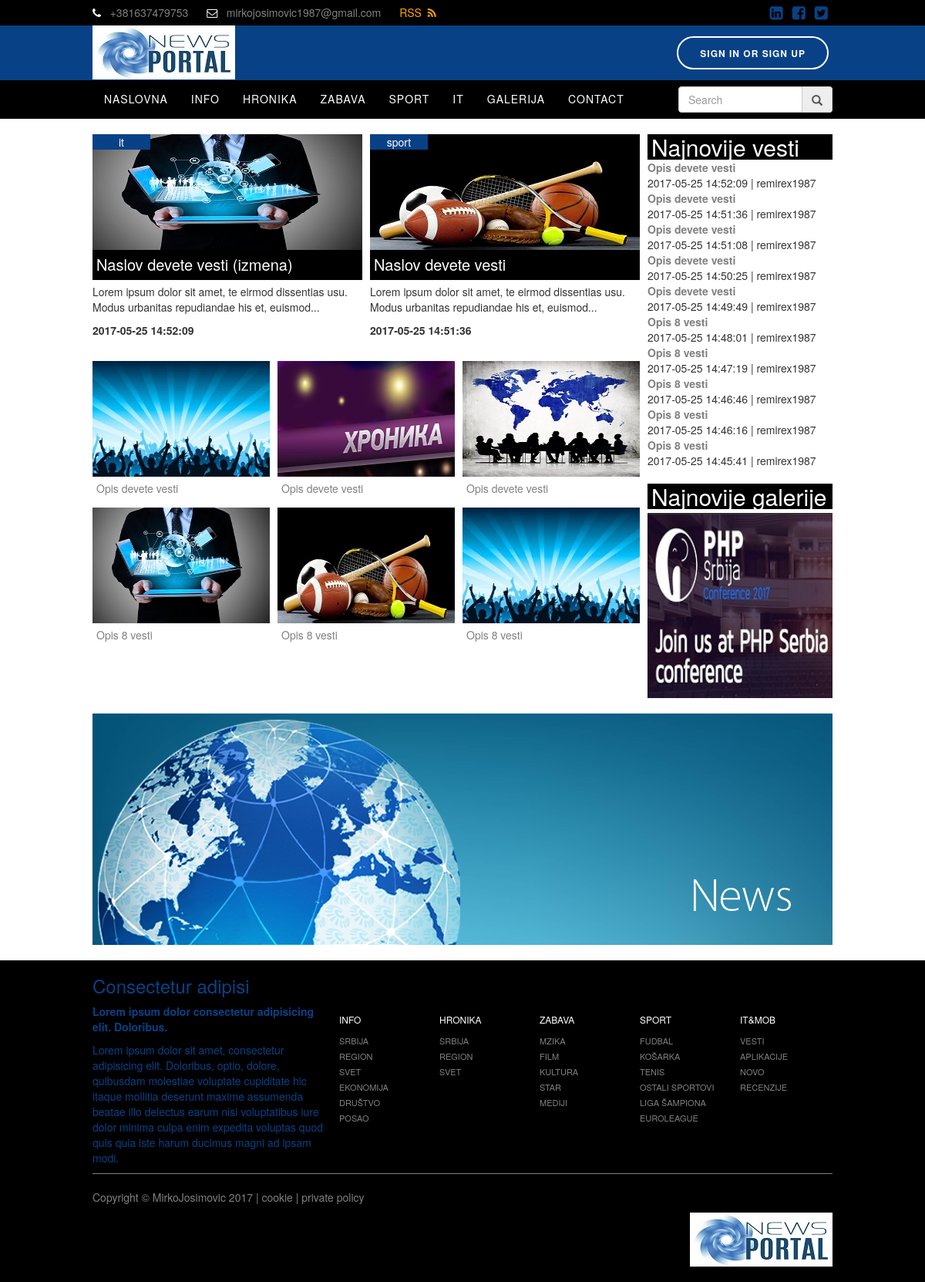
The page / on the database its author committed.
### tables this page shows
CREATE TABLE `kategorije` (
  `id` int(2) UNSIGNED NOT NULL,
  `naziv` varchar(50) NOT NULL
);

CREATE TABLE `news` (
  `id` int(3) UNSIGNED NOT NULL,
  `naslov` varchar(200) NOT NULL,
  `opis` varchar(200) NOT NULL,
  `sadrzaj` text NOT NULL,
  `datum` timestamp NOT NULL DEFAULT CURRENT_TIMESTAMP,
  `autor` varchar(42) NOT NULL,
  `slika` varchar(100) NOT NULL,
  `idkategorije` int(2) NOT NULL,
  `obrisan` int(1) NOT NULL DEFAULT '0'
);

CREATE TABLE `gallery` (
  `id` int(3) UNSIGNED NOT NULL,
  `gallery_name` varchar(100) NOT NULL,
  `autor` varchar(42) NOT NULL,
  `datum` timestamp NOT NULL DEFAULT CURRENT_TIMESTAMP,
  `baner` varchar(255) NOT NULL
);

### index.php (the view, shortened to what this page needs)
<?php
require_once('function.php');
?>
<!doctype html>
<html>
<head>
    <link href="fontawesome/css/font-awesome.min.css" rel="stylesheet" type="text/css">
    <link href="css/main.css" rel="stylesheet" type="text/css">
    <link href="bootstrap-3.3.7-dist/css/bootstrap.min.css" rel="stylesheet" type="text/css">
</head>
<body>
<header id="header">
	<?php
	include('temp_header.php');
	?>
</header>
<div class="wrapper" id="showNews">
	<section id="container_news">
		<section class="news">
			<div class="big">
				 <?php
				 $sql = "SELECT news.*,kategorije.naziv as kategorija FROM news
						 INNER JOIN kategorije ON news.idkategorije=kategorije.id WHERE obrisan=0
						 ORDER BY news.id DESC LIMIT 2";
					   $res = mysqli_query($db,$sql);
					   while($row = mysqli_fetch_object($res))
					   {
						   ?>
						   <article class="b_news">
							   <a href="big_news.php?id=<?=$row->id?>">
								   <img src="images/<?=$row->slika?>" alt="nema slike">
								   <span><?=$row->naslov?></span>
								   <div class="kategorija">
									   <?=$row->kategorija?>
								   </div>
							   </a>
							   <p style="margin-top: 5px"><?php echo substr($row->sadrzaj,0,97)."..."; ?></p>
							   <p><b><?=$row->datum?></b></p>
						   </article>
						   <?php
					   }
				 ?>
			</div>
				<?php
				 $sql = "SELECT news.*,kategorije.naziv as kategorija FROM news INNER JOIN kategorije ON news.idkategorije=kategorije.id WHERE obrisan=0 ORDER BY news.id DESC LIMIT 2,6";
				 $res = mysqli_query($db,$sql);
				while($row = mysqli_fetch_object($res))
				{
					?>
					<article class="s_news">
					<a href="big_news.php?id=<?=$row->id?>">
						<img src="images/<?=$row->slika?>" alt="nema slike" width="230px" height="150px">
						<span><?=$row->opis?></span>
					</a>
					</article>
					<?php
				}
				?>
			</section>
			<section class="side_news">
				<h2>Najnovije vesti</h2>
				<?php
				$sql = "SELECT * FROM news WHERE obrisan=0 ORDER BY id DESC LIMIT 10";
				$res = mysqli_query($db,$sql);
				while($row = mysqli_fetch_object($res))
				{
					?>
					<article class="block">
					<p><b><a href="big_news.php?id=<?=$row->id?>"><?=$row->opis?></a></b></p>
					<p><?=$row->datum?> | <?=$row->autor?></p>
					</article>
					<?php
				}
				?>
				<h2 style="margin-top: 20px">Najnovije galerije</h2>
				<?php
				$sql = "SELECT * FROM gallery ORDER  BY id DESC LIMIT 1";
				$res = mysqli_query($db,$sql);
				while($row = mysqli_fetch_object($res))
				{
					?>
						<div class="newest_gallery">
							<a href="gallery_name.php?idGallery=<?=$row->id?>"><img src="images/<?=$row->baner?>" alt="nema slike" width="240px" height="240px"></a>
						</div>
				<?php
				}
				?>
			</section>
	</section>
</div>
<div class="wrapper">
	<?php
	include'temp_slider.php';
	?>
</div>
<footer id="footer">
	<?php
	include('temp_footer.php');
	?>
</footer>
</body>
</html>

### temp_header.php (shortened to what this page needs)
<div id="topHeader">
    <div class="wrapper">
        <div class="info">
            <span>
                <i class="fa fa-phone" aria-hidden="true"></i>&nbsp;&nbsp;&nbsp;+381637479753
                </span>
            <span>
                <i class="fa fa-envelope-o" aria-hidden="true"></i>&nbsp;&nbsp;&nbsp;mirkojosimovic1987@gmail.com
                </span>
            <span><a href="http://localhost/portal/xml/newsportalxml.php" target="_blank">RSS&nbsp;&nbsp;<i class="fa fa-rss" aria-hidden="true" style="color: orange"></i></a> </span>
        </div>
        <div class="social">
            <ul>
                <li><a href="https://www.linkedin.com/" target="_blank"><i class="fa fa-linkedin-square" aria-hidden="true"></i></a></li>
                <li><a href="https://www.facebook.com/" target="_blank"><i class="fa fa-facebook-square" aria-hidden="true"></i></a></li>
                <li><a href="https://twitter.com/?lang=sr" target="_blank"><i class="fa fa-twitter-square" aria-hidden="true"></i></a></li>
            </ul>
        </div>
    </div>
</div>
<div id="midleHeader" class="negativ">
    <div class="wrapper">
        <div class="logo">
            <a href="index.php"><img src="images/news_portal_logo.jpg"></a>
        </div>
        <div class="login">
            <a href="admin/users.php" class="button">sign in or sign up</a>
        </div>
    </div>
</div>
<div id="bottomHeader">
    <div class="wrapper" style="position: relative">
        <nav class="nav">
            <ul id="meni">
                <li><a href="index.php">naslovna</a></li>
                <?php
                $db = connect();
                prikaziMeni($db);
                ?>
				 <li><a href="gallery.php">galerija</a></li>
				 <li><a href="contact.php">contact</a></li>
            </ul>
        </nav>
        <div id="search_form">
            <form action="search.php" method="get" id="mojaForma" name="mojaForma">
                <div class="input-group">
                    <input type="text" name="pretraga" placeholder="Search" class="form-control">
							<span class="input-group-addon">
								<span class="glyphicon glyphicon-search"></span>
							</span>
                </div>
            </form>
        </div>
    </div>
</div>

### function.php (shortened to what this page needs)
<?php
function prikaziMeni($db)
{
    $sql = "SELECT * FROM kategorije";
    $res = mysqli_query($db,$sql);
    while($row = mysqli_fetch_object($res))
    {
        echo "<li><a href='index.php?naziv=$row->naziv'>$row->naziv</a></li>";
    }
}
?>

### temp_slider.php (shortened to what this page needs)
<section id="slider">
    <ul class="slides">
        <li class="slide"><img src="images/news.png" alt="nema slike"></li>
    </ul>
</section>

### temp_footer.php
<div class="wrapper">
    <div id="footer_block" class="clearfix">
        <div class="footerBlockL">
            <h3>Consectetur adipisi</h3>
            <p class="bold">Lorem ipsum dolor consectetur adipisicing elit. Doloribus.</p>
            <p>Lorem ipsum dolor sit amet, consectetur adipisicing elit. Doloribus, optio, dolore, quibusdam molestiae voluptate cupiditate hic itaque mollitia deserunt maxime assumenda beatae illo delectus earum nisi voluptatibus iure dolor minima culpa enim expedita voluptas quod quis quia iste harum ducimus magni ad ipsam modi.</p>
        </div>
        <div class="footerBlockR">
            <div class="info_map">
                <span><a href="index.php?naziv=info"><h6>info</h6></a></span>
                <div class="list">
                    <ul>
                        <li><a href="#">srbija</a></li>
                        <li><a href="#">region</a></li>
                        <li><a href="#">svet</a></li>
                        <li><a href="#">ekonomija</a></li>
                        <li><a href="#">društvo</a></li>
                        <li><a href="#">posao</a></li>
                    </ul>
                </div>
            </div>
            <div class="info_map">
                <span><a href="index.php?naziv=hronika"><h6>hronika</h6></a></span>
                <div class="list">
                    <ul>
                        <li><a href="#">srbija</a></li>
                        <li><a href="#">region</a></li>
                        <li><a href="#">svet</a></li>
                    </ul>
                </div>
            </div>
            <div class="info_map">
                <span><a href="index.php?naziv=zabava"><h6>zabava</h6></a></span>
                <div class="list">
                    <ul>
                        <li><a href="#">mzika</a></li>
                        <li><a href="#">film</a></li>
                        <li><a href="#">kultura</a></li>
                        <li><a href="#">star</a></li>
                        <li><a href="#">mediji</a></li>
                    </ul>
                </div>
            </div>
            <div class="info_map">
                <span><a href="index.php?naziv=sport"><h6>sport</h6></a></span>
                <div class="list">
                    <ul>
                        <li><a href="#">fudbal</a></li>
                        <li><a href="#">košarka</a></li>
                        <li><a href="#">tenis</a></li>
                        <li><a href="#">ostali sportovi</a></li>
                        <li><a href="#">liga šampiona</a></li>
                        <li><a href="#">euroleague</a></li>
                    </ul>
                </div>
            </div>
            <div class="info_map">
                <span><a href="index.php?naziv=it"><h6>it&amp;mob</h6></a></span>
                <div class="list">
                    <ul>
                        <li><a href="#">vesti</a></li>
                        <li><a href="#">aplikacije</a></li>
                        <li><a href="#">novo</a></li>
                        <li><a href="#">recenzije</a></li>
                    </ul>
                </div>
            </div>
        </div>
    </div>
    <div class="footer_bottom">
        <p style="color: gray">Copyright &copy; MirkoJosimovic 2017 | cookie | private policy</p>
        <img src="images/news_portal_logo.jpg" alt="SCCAni">
    </div>
</div>

### css/main.css (style rules this page uses)
body { font-family: 'Open Sans',Arial, sans-serif; margin: 0; padding: 0; font-size: 14px; color: gray; }
h1,h2,h3,h4,h5,h6 { font-weight: normal; margin-bottom: 0.5em; margin-top: 0.5em; }
h2 { font-size: 26px; }
h3 { font-size: 24px; }
h6 { font-size: 18px; }
p { margin:0 0 0.5em; }
img { vertical-align: bottom; max-width: 100%; }
a:link, a:visited { color: gray; text-decoration:none; }
.negativ { color: #fff; }
.negativ a:link, .negativ a:visited { color: #fff; text-decoration: none; }
.clearfix { content: ""; display: table; clear: both; }
.wrapper { width: 960px; margin: 0 auto; }
.wrapper:after { content: ""; display: table; clear: both; }
.button { display: inline-block; border: 2px solid #094186; color: #094186; border-radius: 25px; font-weight: 700; letter-spacing: 1px; font-size: 12px; padding: 14px 28px 13px; line-height: 1; margin: 14px 5px; text-transform: uppercase; }
.bold { font-weight: 700; }
#header { background-color: #094186; margin-bottom: 20px; }
#topHeader { background: #000; color: grey; }
.info { float: left; margin-top:6px; }
.info span { margin-right: 20px; }
.info span i { color: #fff; }
.info a:link, .info a:visited { text-decoration: none; color: orange; }
.social { float: right; }
.social, .user_account i { font-size: 20px; }
#topHeader ul { list-style: none; padding: 0; margin: 0; }
#topHeader ul li { float: left; position: relative; }
#topHeader ul li a { display: block; padding: 6px; line-height: 1; }
.social ul li a:link, .social ul li a:visited { color: #094186; }
.logo { float: left; }
.login { float: right }
.negativ .button { border: 2px solid #fff; color: #fff; }
#bottomHeader { background-color: #000; }
.nav { float: left; }
.nav ul { margin: 0; padding: 0; list-style: none; }
.nav ul li { float: left; position: relative; }
.nav ul li a { display: block; padding: 0 15px; height: 50px; line-height: 49px; text-transform: uppercase; letter-spacing: 1px; font-weight: 500; text-align: center; color: #fff; }
.nav ul li a:link, .nav ul li a:visited { text-decoration: none; }
#search_form { float: right; width: 200px; position: absolute; right: 0; padding: 8px 0; }
#container_news, #container_gallery { overflow: hidden; }
.news, .gallery_img { float: left; width: 710px; }
.big .b_news { float: left; width: 350px; margin-right: 10px; margin-bottom: 20px; position: relative; }
.big .b_news:nth-of-type(2n) { margin-right: 0; }
.kategorija { position: absolute; background-color: #094186; top: 0; width: 75px; text-align: center; }
.b_news a span { display: block; padding: 5px; font-size: 20px; background-color: #000; }
.b_news a:link, .b_news a:visited { color: #fff; text-decoration: none; }
.s_news { float: left; margin-right: 10px; margin-bottom: 10px; }
.s_news:nth-of-type(3n) { margin-right: 0; }
.s_news a span { display: block; padding: 5px; }
.side_news { float: right; width: 240px; }
.block { width: 240px; }
.block p { margin: 0; }
.side_news h2 { background-color: #000; margin: 0; color: #fff; padding-left: 5px; }
#slider { overflow: hidden; margin: 20px 0; }
.slides { display: block; margin: 0; padding: 0; width: 4800px; }
.slide { float: left; list-style-type: none; }
#footer { background-color: #000; color: #094186; }
#footer_block { border-bottom: 1px solid grey; }
.footerBlockL { width: 300px; float: left; margin-right: 20px; }
.footerBlockR { float: right; width: 640px; }
.info_map { float: left; width: 120px; margin-right: 10px; margin-top: 60px; }
.info_map:nth-of-type(5) { margin-right: 0; }
span a h6 { font-size: 12px; text-transform: uppercase; }
span a:link, span a:visited { color: #fff; }
.list ul { list-style: none; margin: 0; padding: 0; }
.list ul li a { font-size: 11px; text-transform: uppercase; }
.list ul li a:link, .list ul li a:visited { color: gray; text-decoration: none; }
.footer_bottom { margin: 20px 0; }
.footer_bottom img { float: right; margin-bottom: 20px; }
.newest_gallery { overflow: hidden; position: relative; margin-top: 5px; }

### index.php (style rules this page uses)
.info a:link, .info a:visited { text-decoration: none; color: orange; }

### rows shown on the page
kategorije: naziv "INFO"
kategorije: naziv "HRONIKA"
kategorije: naziv "ZABAVA"
kategorije: naziv "SPORT"
kategorije: naziv "IT"
news: slika (picture), naslov "Naslov devete vesti (izmena)", idkategorije.naziv "it", sadrzaj "Lorem ipsum dolor sit amet, te eirmod dissentias usu. Modus urbanitas repudiandae his et, euismod", datum "2017-05-25 14:52:09", opis "Opis devete vesti", autor "remirex1987"
news: slika (picture), naslov "Naslov devete vesti", idkategorije.naziv "sport", sadrzaj "Lorem ipsum dolor sit amet, te eirmod dissentias usu. Modus urbanitas repudiandae his et, euismod", datum "2017-05-25 14:51:36", opis "Opis devete vesti", autor "remirex1987"
news: slika (picture), opis "Opis devete vesti", datum "2017-05-25 14:51:08", autor "remirex1987"
news: slika (picture), opis "Opis devete vesti", datum "2017-05-25 14:50:25", autor "remirex1987"
news: slika (picture), opis "Opis devete vesti", datum "2017-05-25 14:49:49", autor "remirex1987"
news: slika (picture), opis "Opis 8 vesti", datum "2017-05-25 14:48:01", autor "remirex1987"
news: slika (picture), opis "Opis 8 vesti", datum "2017-05-25 14:47:19", autor "remirex1987"
news: slika (picture), opis "Opis 8 vesti", datum "2017-05-25 14:46:46", autor "remirex1987"
news: opis "Opis 8 vesti", datum "2017-05-25 14:46:16", autor "remirex1987"
news: opis "Opis 8 vesti", datum "2017-05-25 14:45:41", autor "remirex1987"
gallery: baner (picture)
